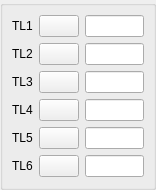
<ui version="4.0" >
 <class>DlgRef_6Sel_QTD</class>
 <widget class="QWidget" name="DlgRef_6Sel_QTD" >
  <property name="geometry" >
   <rect>
    <x>0</x>
    <y>0</y>
    <width>156</width>
    <height>190</height>
   </rect>
  </property>
  <property name="sizePolicy" >
   <sizepolicy>
    <hsizetype>5</hsizetype>
    <vsizetype>7</vsizetype>
    <horstretch>0</horstretch>
    <verstretch>0</verstretch>
   </sizepolicy>
  </property>
  <property name="windowTitle" >
   <string/>
  </property>
  <layout class="QGridLayout" >
   <property name="margin" >
    <number>0</number>
   </property>
   <property name="spacing" >
    <number>0</number>
   </property>
   <item row="0" column="0" >
    <widget class="QGroupBox" name="GroupBox1" >
     <property name="title" >
      <string/>
     </property>
     <layout class="QGridLayout" >
      <property name="margin" >
       <number>9</number>
      </property>
      <property name="spacing" >
       <number>6</number>
      </property>
      <item row="5" column="2" >
       <widget class="QLineEdit" name="LineEdit6" />
      </item>
      <item row="4" column="2" >
       <widget class="QLineEdit" name="LineEdit5" />
      </item>
      <item row="3" column="2" >
       <widget class="QLineEdit" name="LineEdit4" />
      </item>
      <item row="2" column="2" >
       <widget class="QLineEdit" name="LineEdit3" />
      </item>
      <item row="1" column="2" >
       <widget class="QLineEdit" name="LineEdit2" />
      </item>
      <item row="0" column="2" >
       <widget class="QLineEdit" name="LineEdit1" />
      </item>
      <item row="5" column="1" >
       <widget class="QPushButton" name="PushButton6" >
        <property name="sizePolicy" >
         <sizepolicy>
          <hsizetype>0</hsizetype>
          <vsizetype>0</vsizetype>
          <horstretch>0</horstretch>
          <verstretch>0</verstretch>
         </sizepolicy>
        </property>
        <property name="text" >
         <string/>
        </property>
       </widget>
      </item>
      <item row="4" column="1" >
       <widget class="QPushButton" name="PushButton5" >
        <property name="sizePolicy" >
         <sizepolicy>
          <hsizetype>0</hsizetype>
          <vsizetype>0</vsizetype>
          <horstretch>0</horstretch>
          <verstretch>0</verstretch>
         </sizepolicy>
        </property>
        <property name="text" >
         <string/>
        </property>
       </widget>
      </item>
      <item row="3" column="1" >
       <widget class="QPushButton" name="PushButton4" >
        <property name="sizePolicy" >
         <sizepolicy>
          <hsizetype>0</hsizetype>
          <vsizetype>0</vsizetype>
          <horstretch>0</horstretch>
          <verstretch>0</verstretch>
         </sizepolicy>
        </property>
        <property name="text" >
         <string/>
        </property>
       </widget>
      </item>
      <item row="2" column="1" >
       <widget class="QPushButton" name="PushButton3" >
        <property name="sizePolicy" >
         <sizepolicy>
          <hsizetype>0</hsizetype>
          <vsizetype>0</vsizetype>
          <horstretch>0</horstretch>
          <verstretch>0</verstretch>
         </sizepolicy>
        </property>
        <property name="text" >
         <string/>
        </property>
       </widget>
      </item>
      <item row="1" column="1" >
       <widget class="QPushButton" name="PushButton2" >
        <property name="sizePolicy" >
         <sizepolicy>
          <hsizetype>0</hsizetype>
          <vsizetype>0</vsizetype>
          <horstretch>0</horstretch>
          <verstretch>0</verstretch>
         </sizepolicy>
        </property>
        <property name="text" >
         <string/>
        </property>
       </widget>
      </item>
      <item row="0" column="1" >
       <widget class="QPushButton" name="PushButton1" >
        <property name="sizePolicy" >
         <sizepolicy>
          <hsizetype>0</hsizetype>
          <vsizetype>0</vsizetype>
          <horstretch>0</horstretch>
          <verstretch>0</verstretch>
         </sizepolicy>
        </property>
        <property name="text" >
         <string/>
        </property>
       </widget>
      </item>
      <item row="0" column="0" >
       <widget class="QLabel" name="TextLabel1" >
        <property name="sizePolicy" >
         <sizepolicy>
          <hsizetype>0</hsizetype>
          <vsizetype>0</vsizetype>
          <horstretch>0</horstretch>
          <verstretch>0</verstretch>
         </sizepolicy>
        </property>
        <property name="text" >
         <string>TL1</string>
        </property>
        <property name="wordWrap" >
         <bool>false</bool>
        </property>
       </widget>
      </item>
      <item row="5" column="0" >
       <widget class="QLabel" name="TextLabel6" >
        <property name="sizePolicy" >
         <sizepolicy>
          <hsizetype>0</hsizetype>
          <vsizetype>0</vsizetype>
          <horstretch>0</horstretch>
          <verstretch>0</verstretch>
         </sizepolicy>
        </property>
        <property name="text" >
         <string>TL6</string>
        </property>
        <property name="wordWrap" >
         <bool>false</bool>
        </property>
       </widget>
      </item>
      <item row="2" column="0" >
       <widget class="QLabel" name="TextLabel3" >
        <property name="sizePolicy" >
         <sizepolicy>
          <hsizetype>0</hsizetype>
          <vsizetype>0</vsizetype>
          <horstretch>0</horstretch>
          <verstretch>0</verstretch>
         </sizepolicy>
        </property>
        <property name="text" >
         <string>TL3</string>
        </property>
        <property name="wordWrap" >
         <bool>false</bool>
        </property>
       </widget>
      </item>
      <item row="4" column="0" >
       <widget class="QLabel" name="TextLabel5" >
        <property name="sizePolicy" >
         <sizepolicy>
          <hsizetype>0</hsizetype>
          <vsizetype>0</vsizetype>
          <horstretch>0</horstretch>
          <verstretch>0</verstretch>
         </sizepolicy>
        </property>
        <property name="text" >
         <string>TL5</string>
        </property>
        <property name="wordWrap" >
         <bool>false</bool>
        </property>
       </widget>
      </item>
      <item row="3" column="0" >
       <widget class="QLabel" name="TextLabel4" >
        <property name="sizePolicy" >
         <sizepolicy>
          <hsizetype>0</hsizetype>
          <vsizetype>0</vsizetype>
          <horstretch>0</horstretch>
          <verstretch>0</verstretch>
         </sizepolicy>
        </property>
        <property name="text" >
         <string>TL4</string>
        </property>
        <property name="wordWrap" >
         <bool>false</bool>
        </property>
       </widget>
      </item>
      <item row="1" column="0" >
       <widget class="QLabel" name="TextLabel2" >
        <property name="sizePolicy" >
         <sizepolicy>
          <hsizetype>0</hsizetype>
          <vsizetype>0</vsizetype>
          <horstretch>0</horstretch>
          <verstretch>0</verstretch>
         </sizepolicy>
        </property>
        <property name="text" >
         <string>TL2</string>
        </property>
        <property name="wordWrap" >
         <bool>false</bool>
        </property>
       </widget>
      </item>
     </layout>
    </widget>
   </item>
  </layout>
 </widget>
 <layoutdefault spacing="6" margin="11" />
 <pixmapfunction>qPixmapFromMimeSource</pixmapfunction>
 <tabstops>
  <tabstop>PushButton1</tabstop>
  <tabstop>LineEdit1</tabstop>
  <tabstop>PushButton2</tabstop>
  <tabstop>LineEdit2</tabstop>
  <tabstop>PushButton3</tabstop>
  <tabstop>LineEdit3</tabstop>
  <tabstop>PushButton4</tabstop>
  <tabstop>LineEdit4</tabstop>
  <tabstop>PushButton5</tabstop>
  <tabstop>LineEdit5</tabstop>
  <tabstop>PushButton6</tabstop>
  <tabstop>LineEdit6</tabstop>
 </tabstops>
 <resources/>
 <connections/>
</ui>
